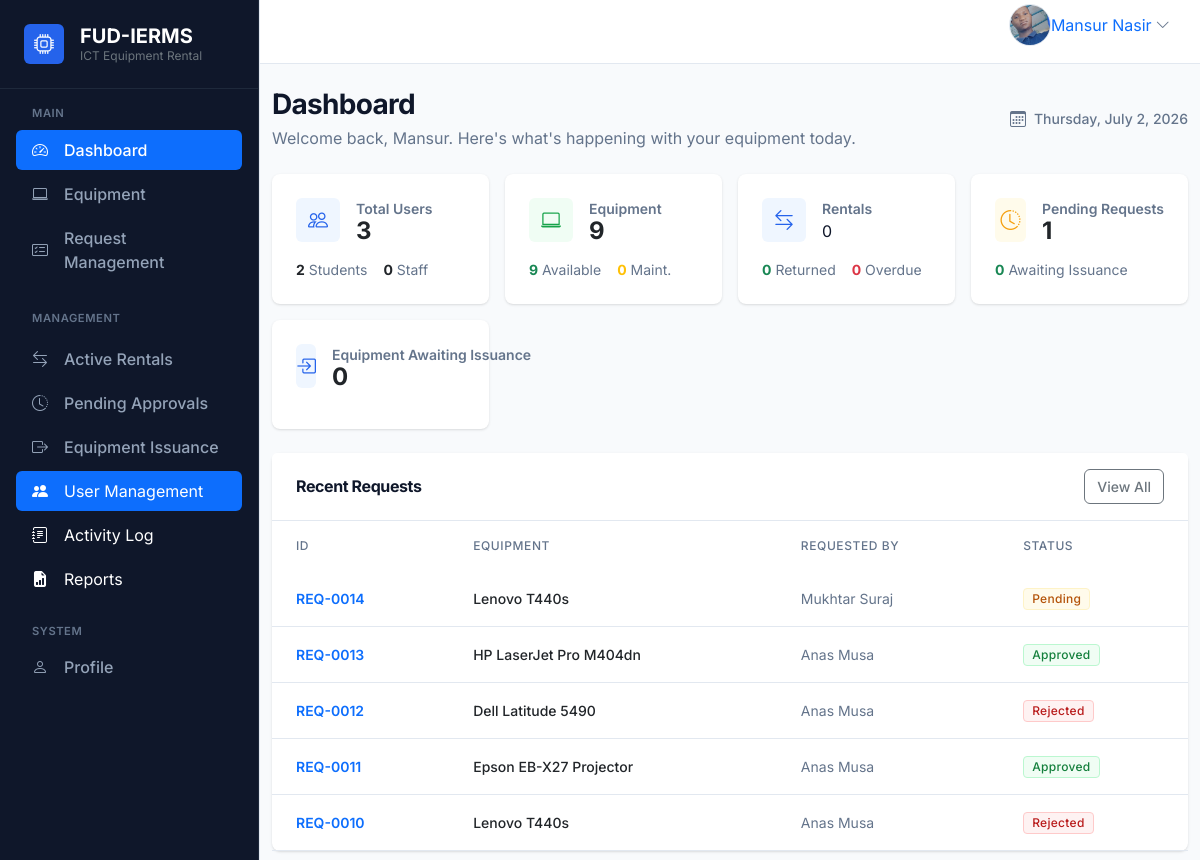
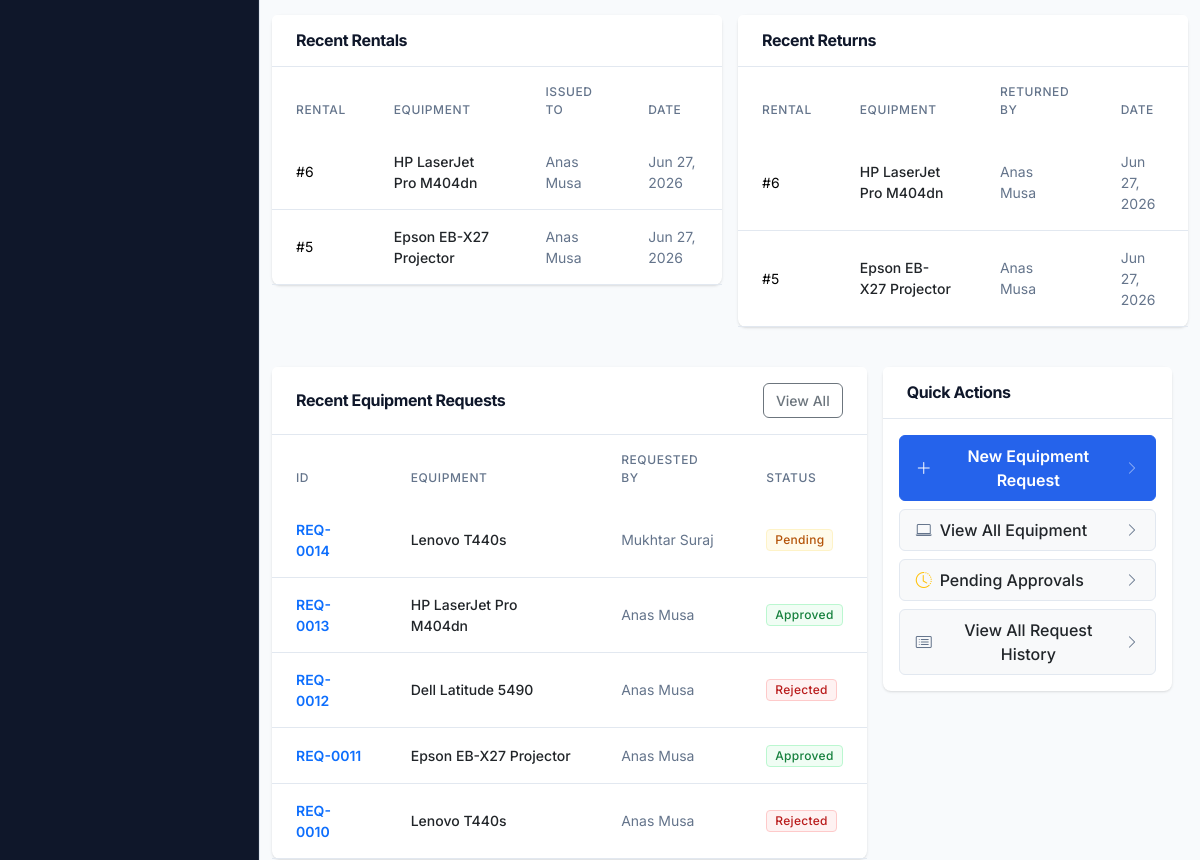
Before: /accounts/admin-dashboard/ (signed in, upper part) with the older database file (2 pictures, top to bottom).
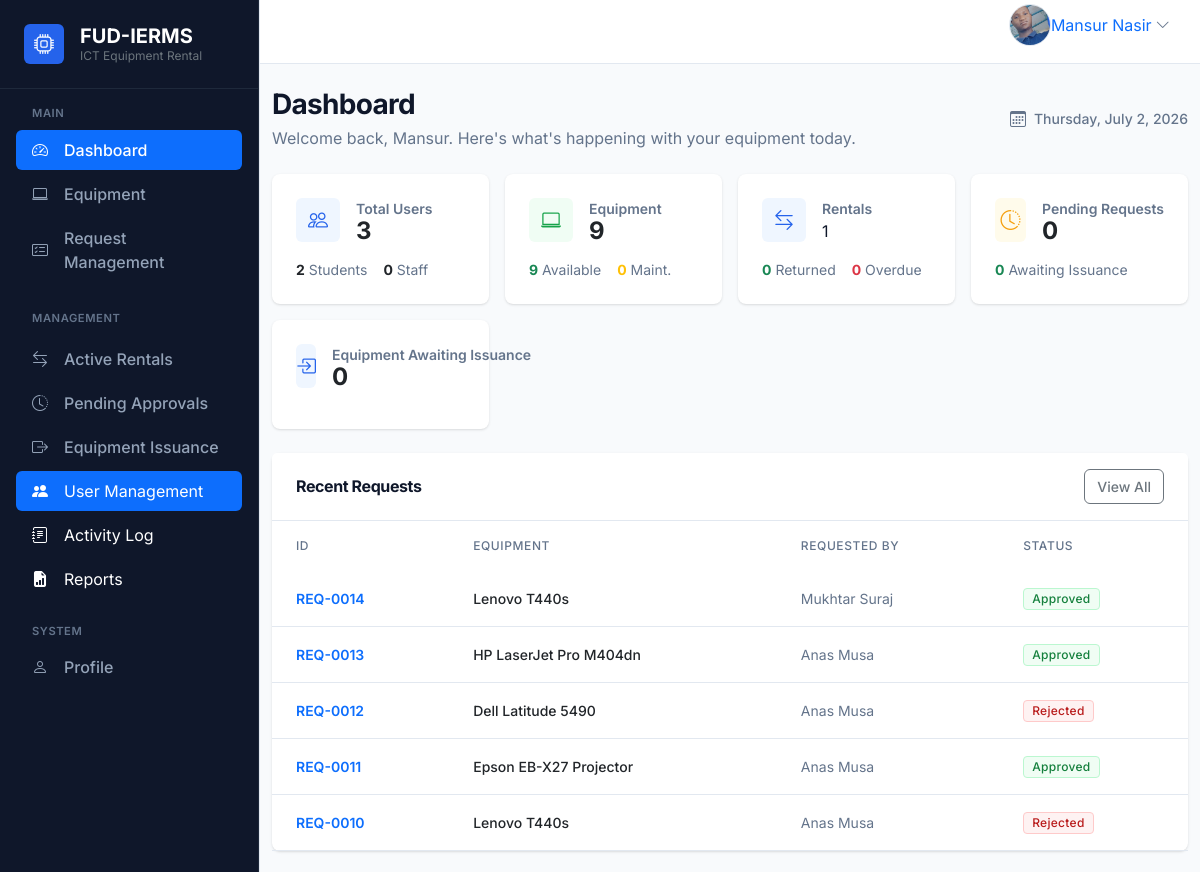
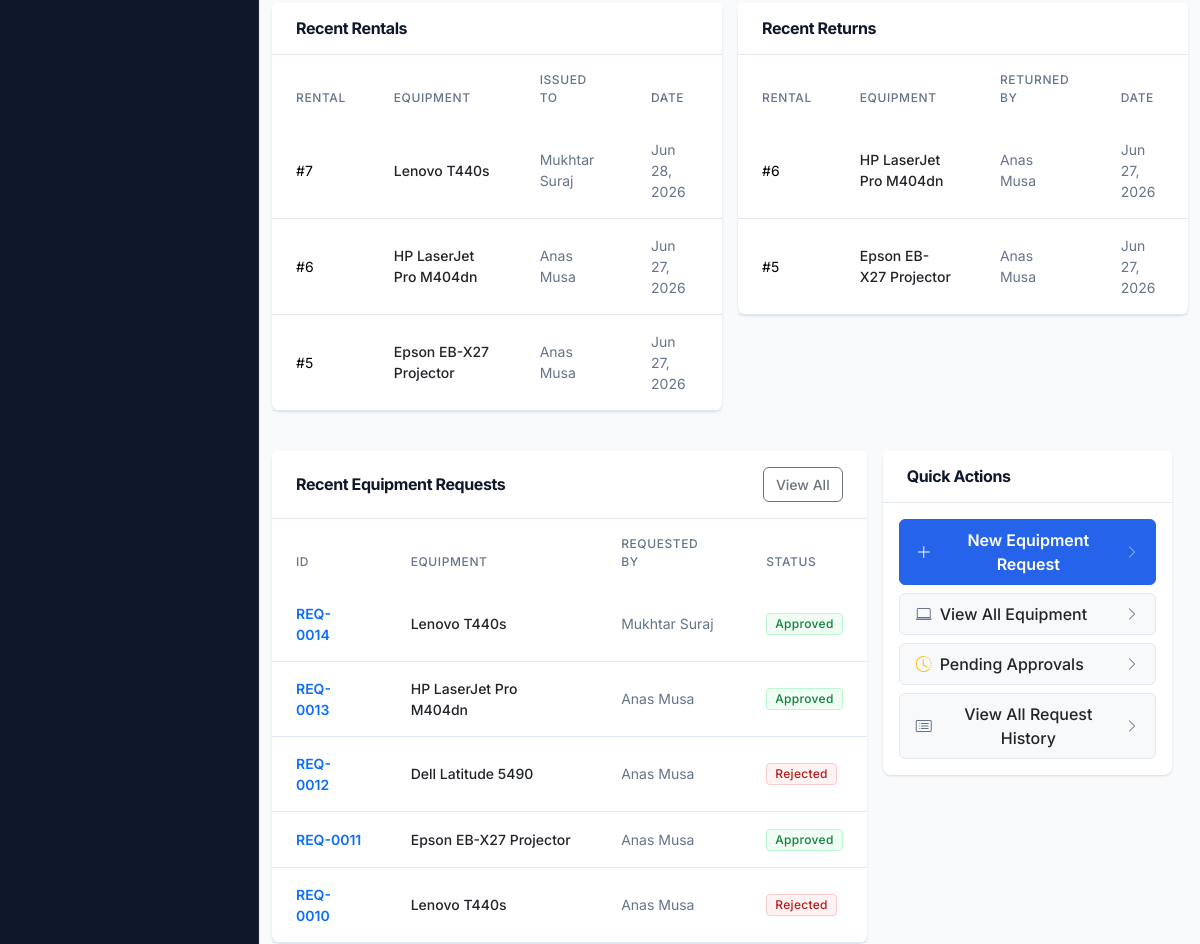
After: the same page with the newer database file (2 pictures, top to bottom).
### rentals/models.py (models this page shows, shortened)
class RentalRequest(models.Model):
    class Status(models.TextChoices):
        PENDING = "PENDING", "Pending"
        APPROVED = "APPROVED", "Approved"
        REJECTED = "REJECTED", "Rejected"
    requester = models.ForeignKey(
        settings.AUTH_USER_MODEL,
        on_delete=models.CASCADE,
        related_name="rental_requests",
    )
    equipment = models.ForeignKey(
        Equipment,
        on_delete=models.CASCADE,
        related_name="rental_requests",
    )
    quantity = models.PositiveIntegerField(default=1)
    purpose = models.TextField()
    request_date = models.DateField()
    expected_return_date = models.DateField()
    status = models.CharField(
        max_length=20,
        choices=Status.choices,
        default=Status.PENDING,
    )
    remarks = models.TextField(blank=True)
    approved_date = models.DateField(null=True, blank=True, db_index=True)
    created_at = models.DateTimeField(auto_now_add=True)
    updated_at = models.DateTimeField(auto_now=True)
    class Meta:
        ordering = ["-created_at"]
        indexes = [
            models.Index(fields=["status"]),
            models.Index(fields=["request_date"]),
        ]

class Rental(models.Model):
    class Status(models.TextChoices):
        ACTIVE = "ACTIVE", "Active"
        RETURNED = "RETURNED", "Returned"
        OVERDUE = "OVERDUE", "Overdue"
    rental_request = models.OneToOneField(
        RentalRequest,
        on_delete=models.CASCADE,
        related_name="rental",
    )
    equipment = models.ForeignKey(
        Equipment,
        on_delete=models.CASCADE,
        related_name="rentals",
    )
    issued_to = models.ForeignKey(
        settings.AUTH_USER_MODEL,
        on_delete=models.CASCADE,
        related_name="rentals_received",
    )
    issued_by = models.ForeignKey(
        settings.AUTH_USER_MODEL,
        on_delete=models.CASCADE,
        related_name="rentals_issued",
    )
    quantity = models.PositiveIntegerField(default=1)
    issued_date = models.DateField()
    expected_return_date = models.DateField()
    status = models.CharField(
        max_length=20,
        choices=Status.choices,
        default=Status.ACTIVE,
    )
    notes = models.TextField(blank=True)
    created_at = models.DateTimeField(auto_now_add=True)
    updated_at = models.DateTimeField(auto_now=True)
    class Meta:
        verbose_name = "Rental"
        verbose_name_plural = "Rentals"
        ordering = ["-issued_date", "-created_at"]
        indexes = [
            models.Index(fields=["status"]),
            models.Index(fields=["expected_return_date"]),
        ]

### equipment/models.py (models this page shows, shortened)
class Equipment(models.Model):
    class Category(models.TextChoices):
        LAPTOP = "LAPTOP", "Laptop"
        PROJECTOR = "PROJECTOR", "Projector"
        PRINTER = "PRINTER", "Printer"
        SCANNER = "SCANNER", "Scanner"
        CAMERA = "CAMERA", "Camera"
        NETWORKING = "NETWORKING", "Networking Device"
    class Status(models.TextChoices):
        AVAILABLE = "AVAILABLE", "Available"
        UNAVAILABLE = "UNAVAILABLE", "Unavailable"
        MAINTENANCE = "MAINTENANCE", "Maintenance"
    class Condition(models.TextChoices):
        EXCELLENT = "EXCELLENT", "Excellent"
        GOOD = "GOOD", "Good"
        FAIR = "FAIR", "Fair"
        DAMAGED = "DAMAGED", "Damaged"
    name = models.CharField(max_length=255)
    category = models.CharField(
        max_length=50,
        choices=Category.choices,
        default=Category.LAPTOP,
    )
    description = models.TextField(blank=True)
    serial_number = models.CharField(max_length=100, unique=True)
    quantity = models.PositiveIntegerField(default=1)
    available_quantity = models.PositiveIntegerField(default=1)
    condition = models.CharField(
        max_length=50,
        choices=Condition.choices,
        default=Condition.EXCELLENT,
    )
    image = models.ImageField(
        upload_to="equipment_images/",
        blank=True,
        null=True,
    )
    status = models.CharField(
        max_length=50,
        choices=Status.choices,
        default=Status.AVAILABLE,
    )
    created_at = models.DateTimeField(auto_now_add=True)
    updated_at = models.DateTimeField(auto_now=True)
    class Meta:
        ordering = ["name"]
        indexes = [
            models.Index(fields=["category"]),
            models.Index(fields=["status"]),
        ]

### accounts/models.py (models this page shows, shortened)
class User(AbstractUser):
    objects = CustomUserManager()
    class Role(models.TextChoices):
        ADMIN = "ADMIN", "Admin"
        STUDENT = "STUDENT", "Student"
        STAFF = "STAFF", "Staff"
    role = models.CharField(
        max_length=20,
        choices=Role.choices,
        default=Role.STUDENT,
        db_index=True,
    )
    phone = models.CharField(max_length=20, blank=True, db_index=True)
    faculty = models.CharField(max_length=255, blank=True)
    department = models.CharField(max_length=255, blank=True)
    profile_image = models.ImageField(
        upload_to="profile_images/",
        blank=True,
        null=True,
    )
    created_at = models.DateTimeField(auto_now_add=True)
    updated_at = models.DateTimeField(auto_now=True)
    class Meta:
        verbose_name = "User"
        verbose_name_plural = "Users"
        ordering = ["-created_at"]
        indexes = [
            models.Index(fields=["role"]),
        ]

### accounts/views.py (the view)
class AdminDashboardPlaceholderView(LoginRequiredMixin, UserPassesTestMixin, TemplateView):
    template_name = "accounts/admin_dashboard.html"
    def test_func(self):
        user = self.request.user
        return user.is_authenticated and (
            user.is_superuser or user.role == User.Role.ADMIN
        )
    def get_context_data(self, **kwargs):
        context = super().get_context_data(**kwargs)
        from rentals.services import get_admin_dashboard_stats
        context.update(get_admin_dashboard_stats())
        return context

### accounts/context_processors.py (called while the page is built)
def branding(request: Any) -> dict[str, str]:
    return {
        "system_name": getattr(settings, "SYSTEM_NAME", "ICT Equipment Rental Management System"),
        "short_system_name": getattr(settings, "SHORT_SYSTEM_NAME", "FUD EquipTrack"),
        "organization_name": getattr(settings, "ORGANIZATION_NAME", "Federal University Dutse ICT Centre"),
        "system_description": getattr(
            settings,
            "SYSTEM_DESCRIPTION",
            "A secure platform for requesting, issuing, tracking, and managing ICT equipment.",
        ),
        "copyright_text": getattr(
            settings,
            "COPYRIGHT_TEXT",
            "© 2026 Federal University Dutse ICT Centre",
        ),
    }

### templates/accounts/admin_dashboard.html (shortened to what the changed rows need)
{% extends "base.html" %}
{% block content %}
<div class="d-flex flex-column flex-md-row justify-content-between align-items-start align-items-md-center mb-4 gap-3">
  <div>
    <h1 class="h3 fw-bold mb-1" style="color: var(--text-main);">Dashboard</h1>
  </div>
</div>
<div class="row g-3 mb-4">
  <div class="col-6 col-lg-3">
    <div class="card border-0 shadow-sm mb-0 h-100">
      <div class="card-body p-3 p-lg-4">
        <div class="d-flex align-items-center gap-3 mb-3">
          <div class="d-flex align-items-center justify-content-center rounded" style="width: 44px; height: 44px; background-color: #EFF6FF; color: #2563EB;">
            <i class="bi bi-arrow-left-right fs-5"></i>
          </div>
          <div class="flex-grow-1 min-w-0">
            <span class="text-muted small fw-semibold d-block text-truncate">Rentals</span>
{{ active_rentals_count|default:"0" }}
          </div>
        </div>
      </div>
    </div>
  </div>
  <div class="col-6 col-lg-3">
    <div class="card border-0 shadow-sm mb-0 h-100">
      <div class="card-body p-3 p-lg-4">
        <div class="d-flex align-items-center gap-3 mb-3">
          <div class="flex-grow-1 min-w-0">
            <span class="text-muted small fw-semibold d-block text-truncate">Pending Requests</span>
            <h3 class="fw-bold mb-0 text-dark fs-4" style="line-height: 1;">{{ pending_requests_count|default:"0" }}</h3>
          </div>
        </div>
      </div>
    </div>
  </div>
</div>
<div class="row g-3 mb-4">
  <div class="col-12">
    <div class="card mb-0 shadow-sm border-0">
      <div class="card-body p-0">
        <div class="table-responsive">
          <table class="table table-hover mb-0 align-middle">
            <thead>
              <tr>
                <th class="border-0 px-4 py-3">ID</th>
                <th class="border-0 px-4 py-3">Equipment</th>
                <th class="border-0 px-4 py-3 d-none d-md-table-cell">Requested By</th>
                <th class="border-0 px-4 py-3">Status</th>
              </tr>
            </thead>
            <tbody>
              {% if recent_requests %}
                {% for req in recent_requests %}
                <tr>
                  <td class="px-4 py-3"><a href="{% url 'rentals:detail' req.pk %}" class="text-primary text-decoration-none fw-semibold">REQ-{{ req.pk|stringformat:"04d" }}</a></td>
                  <td class="px-4 py-3 fw-medium text-dark">{{ req.equipment.name }}</td>
                  <td class="px-4 py-3 text-muted d-none d-md-table-cell">{{ req.requester.get_full_name|default:req.requester.username }}</td>
                  <td class="px-4 py-3">
                    {% if req.status == 'PENDING' %}
                      <span class="badge bg-warning-subtle text-warning border border-warning-subtle">Pending</span>
                    {% elif req.status == 'APPROVED' %}
                      <span class="badge bg-success-subtle text-success border border-success-subtle">Approved</span>
                    {% elif req.status == 'REJECTED' %}
                      <span class="badge bg-danger-subtle text-danger border border-danger-subtle">Rejected</span>
                    {% else %}
                      <span class="badge bg-secondary-subtle text-secondary border border-secondary-subtle">{{ req.get_status_display }}</span>
                    {% endif %}
                  </td>
                </tr>
                {% endfor %}
              {% endif %}
            </tbody>
          </table>
        </div>
      </div>
    </div>
  </div>
</div>
<div class="row g-3 mb-4">
  <div class="col-12 col-lg-6">
    <div class="card mb-0 shadow-sm border-0">
      <div class="card-body p-0">
        <div class="table-responsive">
          <table class="table table-hover mb-0 align-middle">
            <thead>
              <tr>
                <th class="border-0 px-4 py-3">Rental</th>
                <th class="border-0 px-4 py-3">Equipment</th>
                <th class="border-0 px-4 py-3 d-none d-md-table-cell">Issued To</th>
                <th class="border-0 px-4 py-3">Date</th>
              </tr>
            </thead>
            <tbody>
              {% if recent_rentals %}
                {% for r in recent_rentals %}
                <tr>
                  <td class="px-4 py-3">#{{ r.id }}</td>
                  <td class="px-4 py-3 fw-medium text-dark">{{ r.equipment.name }}</td>
                  <td class="px-4 py-3 text-muted d-none d-md-table-cell">{{ r.issued_to.get_full_name|default:r.issued_to.username }}</td>
                  <td class="px-4 py-3 text-muted">{{ r.issued_date|date:"M d, Y" }}</td>
                </tr>
                {% endfor %}
              {% endif %}
            </tbody>
          </table>
        </div>
      </div>
    </div>
  </div>
  <div class="col-12 col-lg-6">
    <div class="card mb-0 shadow-sm border-0">
      <div class="card-body p-0">
        <div class="table-responsive">
          <table class="table table-hover mb-0 align-middle">
            <thead>
              <tr>
                <th class="border-0 px-4 py-3">Rental</th>
                <th class="border-0 px-4 py-3">Equipment</th>
                <th class="border-0 px-4 py-3 d-none d-md-table-cell">Returned By</th>
                <th class="border-0 px-4 py-3">Date</th>
              </tr>
            </thead>
            <tbody>
              {% if recent_returns %}
                {% for ret in recent_returns %}
                <tr>
                  <td class="px-4 py-3">#{{ ret.id }}</td>
                  <td class="px-4 py-3 fw-medium text-dark">{{ ret.equipment.name }}</td>
                  <td class="px-4 py-3 text-muted d-none d-md-table-cell">{{ ret.issued_to.get_full_name|default:ret.issued_to.username }}</td>
                  <td class="px-4 py-3 text-muted">{{ ret.updated_at|date:"M d, Y" }}</td>
                </tr>
                {% endfor %}
              {% endif %}
            </tbody>
          </table>
        </div>
      </div>
    </div>
  </div>
</div>
<div class="row g-3">
<div class="row g-3">
  <div class="col-12 col-lg-8">
    <div class="card mb-0 shadow-sm border-0">
      <div class="card-body p-0">
        <div class="table-responsive">
          <table class="table table-hover mb-0 align-middle">
            <thead>
              <tr>
                <th class="border-0 px-4 py-3">ID</th>
                <th class="border-0 px-4 py-3">Equipment</th>
                <th class="border-0 px-4 py-3 d-none d-md-table-cell">Requested By</th>
                <th class="border-0 px-4 py-3">Status</th>
              </tr>
            </thead>
            <tbody>
              {% if recent_rental_requests %}
                {% for req in recent_rental_requests %}
                <tr>
                  <td class="px-4 py-3"><a href="{% url 'rentals:detail' req.pk %}" class="text-primary text-decoration-none fw-semibold">REQ-{{ req.pk|stringformat:"04d" }}</a></td>
                  <td class="px-4 py-3 fw-medium text-dark">{{ req.equipment.name }}</td>
                  <td class="px-4 py-3 text-muted d-none d-md-table-cell">{{ req.requester.get_full_name|default:req.requester.username }}</td>
                  <td class="px-4 py-3">
                    {% if req.status == 'PENDING' %}
                      <span class="badge bg-warning-subtle text-warning border border-warning-subtle">Pending</span>
                    {% elif req.status == 'APPROVED' %}
                      <span class="badge bg-success-subtle text-success border border-success-subtle">Approved</span>
                    {% elif req.status == 'REJECTED' %}
                      <span class="badge bg-danger-subtle text-danger border border-danger-subtle">Rejected</span>
                    {% else %}
                      <span class="badge bg-secondary-subtle text-secondary border border-secondary-subtle">{{ req.get_status_display }}</span>
                    {% endif %}
                  </td>
                </tr>
                {% endfor %}
              {% endif %}
            </tbody>
          </table>
        </div>
      </div>
    </div>
  </div>
</div>
{% endblock content %}

Changed rows visible on the page:
changed RentalRequest "Mukhtar Suraj": status "Pending Pending" → "Approved Approved"
added Rental: id "7", equipment.name "Lenovo T440s", issued_to.get_full_name "Mukhtar Suraj", issued_date "Jun 28, 2026", shown under "Recent Rentals"
Other visible differences:
{{ active_rentals_count|default:"0" }}: "0" → "1"
{{ pending_requests_count|default:"0" }}: "1" → "0"
